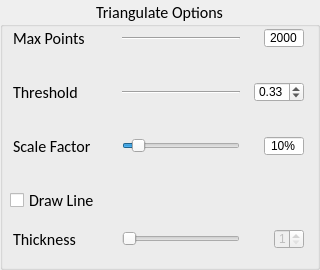
        <widget class="QGroupBox" name="groupBox">
         <property name="minimumSize">
          <size>
           <width>320</width>
           <height>270</height>
          </size>
         </property>
         <property name="maximumSize">
          <size>
           <width>320</width>
           <height>270</height>
          </size>
         </property>
         <property name="font">
          <font>
           <family>Calibri</family>
           <pointsize>12</pointsize>
          </font>
         </property>
         <property name="statusTip">
          <string>Triangulate Options</string>
         </property>
         <property name="title">
          <string>Triangulate Options</string>
         </property>
         <property name="alignment">
          <set>Qt::AlignCenter</set>
         </property>
         <widget class="QWidget" name="triangulate_options" native="true">
          <property name="enabled">
           <bool>true</bool>
          </property>
          <property name="geometry">
           <rect>
            <x>10</x>
            <y>20</y>
            <width>300</width>
            <height>240</height>
           </rect>
          </property>
          <property name="minimumSize">
           <size>
            <width>300</width>
            <height>240</height>
           </size>
          </property>
          <property name="maximumSize">
           <size>
            <width>300</width>
            <height>240</height>
           </size>
          </property>
          <layout class="QVBoxLayout" name="verticalLayout_4">
           <item>
            <layout class="QHBoxLayout" name="horizontalLayout_7">
             <item>
              <widget class="QLabel" name="max_points_label">
               <property name="minimumSize">
                <size>
                 <width>95</width>
                 <height>20</height>
                </size>
               </property>
               <property name="maximumSize">
                <size>
                 <width>95</width>
                 <height>20</height>
                </size>
               </property>
               <property name="font">
                <font>
                 <family>Calibri</family>
                 <pointsize>12</pointsize>
                </font>
               </property>
               <property name="statusTip">
                <string>Max Points</string>
               </property>
               <property name="text">
                <string>Max Points</string>
               </property>
              </widget>
             </item>
             <item>
              <spacer name="horizontalSpacer_22">
               <property name="orientation">
                <enum>Qt::Horizontal</enum>
               </property>
               <property name="sizeType">
                <enum>QSizePolicy::Fixed</enum>
               </property>
               <property name="sizeHint" stdset="0">
                <size>
                 <width>5</width>
                 <height>20</height>
                </size>
               </property>
              </spacer>
             </item>
             <item>
              <widget class="Line" name="line">
               <property name="minimumSize">
                <size>
                 <width>118</width>
                 <height>20</height>
                </size>
               </property>
               <property name="maximumSize">
                <size>
                 <width>118</width>
                 <height>20</height>
                </size>
               </property>
               <property name="statusTip">
                <string>Max Points</string>
               </property>
               <property name="orientation">
                <enum>Qt::Horizontal</enum>
               </property>
              </widget>
             </item>
             <item>
              <spacer name="horizontalSpacer_14">
               <property name="orientation">
                <enum>Qt::Horizontal</enum>
               </property>
               <property name="sizeType">
                <enum>QSizePolicy::Fixed</enum>
               </property>
               <property name="sizeHint" stdset="0">
                <size>
                 <width>15</width>
                 <height>20</height>
                </size>
               </property>
              </spacer>
             </item>
             <item>
              <widget class="QSpinBox" name="max_points_spinBox">
               <property name="minimumSize">
                <size>
                 <width>40</width>
                 <height>20</height>
                </size>
               </property>
               <property name="maximumSize">
                <size>
                 <width>40</width>
                 <height>20</height>
                </size>
               </property>
               <property name="font">
                <font>
                 <family>Arial</family>
                 <pointsize>9</pointsize>
                </font>
               </property>
               <property name="statusTip">
                <string>Adjust number of points used to triangulate (20 - 10000)</string>
               </property>
               <property name="alignment">
                <set>Qt::AlignCenter</set>
               </property>
               <property name="buttonSymbols">
                <enum>QAbstractSpinBox::NoButtons</enum>
               </property>
               <property name="minimum">
                <number>20</number>
               </property>
               <property name="maximum">
                <number>10000</number>
               </property>
               <property name="value">
                <number>2000</number>
               </property>
              </widget>
             </item>
            </layout>
           </item>
           <item>
            <spacer name="horizontalSpacer_11">
             <property name="orientation">
              <enum>Qt::Horizontal</enum>
             </property>
             <property name="sizeType">
              <enum>QSizePolicy::Fixed</enum>
             </property>
             <property name="sizeHint" stdset="0">
              <size>
               <width>40</width>
               <height>20</height>
              </size>
             </property>
            </spacer>
           </item>
           <item>
            <layout class="QHBoxLayout" name="horizontalLayout_8">
             <item>
              <widget class="QLabel" name="threshold_label">
               <property name="minimumSize">
                <size>
                 <width>95</width>
                 <height>20</height>
                </size>
               </property>
               <property name="maximumSize">
                <size>
                 <width>95</width>
                 <height>20</height>
                </size>
               </property>
               <property name="font">
                <font>
                 <family>Calibri</family>
                 <pointsize>12</pointsize>
                </font>
               </property>
               <property name="statusTip">
                <string>Threshold</string>
               </property>
               <property name="text">
                <string>Threshold</string>
               </property>
              </widget>
             </item>
             <item>
              <spacer name="horizontalSpacer_16">
               <property name="orientation">
                <enum>Qt::Horizontal</enum>
               </property>
               <property name="sizeType">
                <enum>QSizePolicy::Fixed</enum>
               </property>
               <property name="sizeHint" stdset="0">
                <size>
                 <width>5</width>
                 <height>20</height>
                </size>
               </property>
              </spacer>
             </item>
             <item>
              <widget class="Line" name="line_2">
               <property name="minimumSize">
                <size>
                 <width>118</width>
                 <height>20</height>
                </size>
               </property>
               <property name="maximumSize">
                <size>
                 <width>118</width>
                 <height>20</height>
                </size>
               </property>
               <property name="statusTip">
                <string>Threshold</string>
               </property>
               <property name="orientation">
                <enum>Qt::Horizontal</enum>
               </property>
              </widget>
             </item>
             <item>
              <spacer name="horizontalSpacer_17">
               <property name="orientation">
                <enum>Qt::Horizontal</enum>
               </property>
               <property name="sizeType">
                <enum>QSizePolicy::Fixed</enum>
               </property>
               <property name="sizeHint" stdset="0">
                <size>
                 <width>5</width>
                 <height>20</height>
                </size>
               </property>
              </spacer>
             </item>
             <item>
              <widget class="QDoubleSpinBox" name="threshold_spinBox">
               <property name="minimumSize">
                <size>
                 <width>50</width>
                 <height>20</height>
                </size>
               </property>
               <property name="maximumSize">
                <size>
                 <width>50</width>
                 <height>20</height>
                </size>
               </property>
               <property name="font">
                <font>
                 <family>Arial</family>
                 <pointsize>9</pointsize>
                </font>
               </property>
               <property name="statusTip">
                <string>Adjust Threshold (0.01 - 1.00)</string>
               </property>
               <property name="minimum">
                <double>0.010000000000000</double>
               </property>
               <property name="maximum">
                <double>1.000000000000000</double>
               </property>
               <property name="singleStep">
                <double>0.100000000000000</double>
               </property>
               <property name="value">
                <double>0.330000000000000</double>
               </property>
              </widget>
             </item>
            </layout>
           </item>
           <item>
            <spacer name="horizontalSpacer_12">
             <property name="orientation">
              <enum>Qt::Horizontal</enum>
             </property>
             <property name="sizeType">
              <enum>QSizePolicy::Fixed</enum>
             </property>
             <property name="sizeHint" stdset="0">
              <size>
               <width>276</width>
               <height>20</height>
              </size>
             </property>
            </spacer>
           </item>
           <item>
            <layout class="QHBoxLayout" name="horizontalLayout_9">
             <item>
              <widget class="QLabel" name="scale_factor_label">
               <property name="minimumSize">
                <size>
                 <width>95</width>
                 <height>20</height>
                </size>
               </property>
               <property name="maximumSize">
                <size>
                 <width>95</width>
                 <height>20</height>
                </size>
               </property>
               <property name="font">
                <font>
                 <family>Calibri</family>
                 <pointsize>12</pointsize>
                </font>
               </property>
               <property name="statusTip">
                <string>Scale Factor</string>
               </property>
               <property name="text">
                <string>Scale Factor</string>
               </property>
              </widget>
             </item>
             <item>
              <spacer name="horizontalSpacer_18">
               <property name="orientation">
                <enum>Qt::Horizontal</enum>
               </property>
               <property name="sizeType">
                <enum>QSizePolicy::Fixed</enum>
               </property>
               <property name="sizeHint" stdset="0">
                <size>
                 <width>5</width>
                 <height>20</height>
                </size>
               </property>
              </spacer>
             </item>
             <item>
              <widget class="QSlider" name="scale_factor_slider">
               <property name="enabled">
                <bool>true</bool>
               </property>
               <property name="minimumSize">
                <size>
                 <width>118</width>
                 <height>20</height>
                </size>
               </property>
               <property name="maximumSize">
                <size>
                 <width>118</width>
                 <height>20</height>
                </size>
               </property>
               <property name="statusTip">
                <string>Adjust Scale Factor Percentage (1% - 100%)</string>
               </property>
               <property name="minimum">
                <number>1</number>
               </property>
               <property name="maximum">
                <number>100</number>
               </property>
               <property name="singleStep">
                <number>1</number>
               </property>
               <property name="pageStep">
                <number>10</number>
               </property>
               <property name="value">
                <number>10</number>
               </property>
               <property name="orientation">
                <enum>Qt::Horizontal</enum>
               </property>
              </widget>
             </item>
             <item>
              <spacer name="horizontalSpacer_19">
               <property name="orientation">
                <enum>Qt::Horizontal</enum>
               </property>
               <property name="sizeType">
                <enum>QSizePolicy::Fixed</enum>
               </property>
               <property name="sizeHint" stdset="0">
                <size>
                 <width>15</width>
                 <height>20</height>
                </size>
               </property>
              </spacer>
             </item>
             <item>
              <widget class="QSpinBox" name="scale_factor_spinBox">
               <property name="minimumSize">
                <size>
                 <width>40</width>
                 <height>20</height>
                </size>
               </property>
               <property name="maximumSize">
                <size>
                 <width>40</width>
                 <height>20</height>
                </size>
               </property>
               <property name="font">
                <font>
                 <family>Arial</family>
                 <pointsize>9</pointsize>
                </font>
               </property>
               <property name="statusTip">
                <string>Adjust Scale Factor Percentage (1% - 100%)</string>
               </property>
               <property name="alignment">
                <set>Qt::AlignCenter</set>
               </property>
               <property name="buttonSymbols">
                <enum>QAbstractSpinBox::NoButtons</enum>
               </property>
               <property name="suffix">
                <string>%</string>
               </property>
               <property name="minimum">
                <number>1</number>
               </property>
               <property name="maximum">
                <number>100</number>
               </property>
               <property name="value">
                <number>10</number>
               </property>
               <property name="displayIntegerBase">
                <number>10</number>
               </property>
              </widget>
             </item>
            </layout>
           </item>
           <item>
            <spacer name="horizontalSpacer_15">
             <property name="orientation">
              <enum>Qt::Horizontal</enum>
             </property>
             <property name="sizeType">
              <enum>QSizePolicy::Fixed</enum>
             </property>
             <property name="sizeHint" stdset="0">
              <size>
               <width>276</width>
               <height>20</height>
              </size>
             </property>
            </spacer>
           </item>
           <item>
            <layout class="QHBoxLayout" name="horizontalLayout_10">
             <item>
              <widget class="QCheckBox" name="draw_line_checkBox">
               <property name="minimumSize">
                <size>
                 <width>0</width>
                 <height>20</height>
                </size>
               </property>
               <property name="maximumSize">
                <size>
                 <width>16777215</width>
                 <height>20</height>
                </size>
               </property>
               <property name="font">
                <font>
                 <family>Calibri</family>
                 <pointsize>12</pointsize>
                </font>
               </property>
               <property name="statusTip">
                <string>Draw Line</string>
               </property>
               <property name="text">
                <string>Draw Line</string>
               </property>
              </widget>
             </item>
             <item>
              <spacer name="horizontalSpacer_13">
               <property name="orientation">
                <enum>Qt::Horizontal</enum>
               </property>
               <property name="sizeHint" stdset="0">
                <size>
                 <width>40</width>
                 <height>20</height>
                </size>
               </property>
              </spacer>
             </item>
            </layout>
           </item>
           <item>
            <spacer name="horizontalSpacer_20">
             <property name="orientation">
              <enum>Qt::Horizontal</enum>
             </property>
             <property name="sizeType">
              <enum>QSizePolicy::Fixed</enum>
             </property>
             <property name="sizeHint" stdset="0">
              <size>
               <width>37</width>
               <height>5</height>
              </size>
             </property>
            </spacer>
           </item>
           <item>
            <layout class="QHBoxLayout" name="horizontalLayout_11">
             <item>
              <widget class="QLabel" name="thickness_label">
               <property name="minimumSize">
                <size>
                 <width>95</width>
                 <height>20</height>
                </size>
               </property>
               <property name="maximumSize">
                <size>
                 <width>95</width>
                 <height>20</height>
                </size>
               </property>
               <property name="font">
                <font>
                 <family>Calibri</family>
                 <pointsize>12</pointsize>
                </font>
               </property>
               <property name="cursor">
                <cursorShape>ArrowCursor</cursorShape>
               </property>
               <property name="statusTip">
                <string>Thickness</string>
               </property>
               <property name="text">
                <string>Thickness</string>
               </property>
              </widget>
             </item>
             <item>
              <spacer name="horizontalSpacer_21">
               <property name="orientation">
                <enum>Qt::Horizontal</enum>
               </property>
               <property name="sizeType">
                <enum>QSizePolicy::Fixed</enum>
               </property>
               <property name="sizeHint" stdset="0">
                <size>
                 <width>5</width>
                 <height>20</height>
                </size>
               </property>
              </spacer>
             </item>
             <item>
              <widget class="QSlider" name="thickness_slider">
               <property name="enabled">
                <bool>false</bool>
               </property>
               <property name="minimumSize">
                <size>
                 <width>118</width>
                 <height>20</height>
                </size>
               </property>
               <property name="maximumSize">
                <size>
                 <width>118</width>
                 <height>20</height>
                </size>
               </property>
               <property name="statusTip">
                <string>Adjust Line Thickness (1 - 5)</string>
               </property>
               <property name="minimum">
                <number>1</number>
               </property>
               <property name="maximum">
                <number>5</number>
               </property>
               <property name="orientation">
                <enum>Qt::Horizontal</enum>
               </property>
              </widget>
             </item>
             <item>
              <spacer name="horizontalSpacer_23">
               <property name="orientation">
                <enum>Qt::Horizontal</enum>
               </property>
               <property name="sizeType">
                <enum>QSizePolicy::Fixed</enum>
               </property>
               <property name="sizeHint" stdset="0">
                <size>
                 <width>25</width>
                 <height>20</height>
                </size>
               </property>
              </spacer>
             </item>
             <item>
              <widget class="QSpinBox" name="thickness_spinBox">
               <property name="enabled">
                <bool>false</bool>
               </property>
               <property name="minimumSize">
                <size>
                 <width>30</width>
                 <height>20</height>
                </size>
               </property>
               <property name="maximumSize">
                <size>
                 <width>30</width>
                 <height>20</height>
                </size>
               </property>
               <property name="font">
                <font>
                 <family>Arial</family>
                 <pointsize>9</pointsize>
                </font>
               </property>
               <property name="statusTip">
                <string>Adjust Line Thickness (1 - 5)</string>
               </property>
               <property name="minimum">
                <number>1</number>
               </property>
               <property name="maximum">
                <number>5</number>
               </property>
              </widget>
             </item>
            </layout>
           </item>
          </layout>
         </widget>
        </widget>
